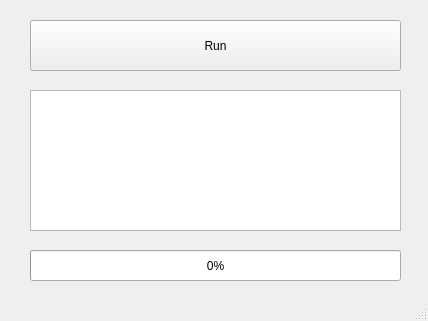
<?xml version="1.0" encoding="UTF-8"?>
<ui version="4.0">
 <class>MainWindow</class>
 <widget class="QMainWindow" name="MainWindow">
  <property name="geometry">
   <rect>
    <x>0</x>
    <y>0</y>
    <width>428</width>
    <height>321</height>
   </rect>
  </property>
  <property name="windowTitle">
   <string>Site info Download</string>
  </property>
  <widget class="QWidget" name="centralwidget">
   <property name="enabled">
    <bool>true</bool>
   </property>
   <widget class="QPushButton" name="pushButton">
    <property name="geometry">
     <rect>
      <x>30</x>
      <y>20</y>
      <width>371</width>
      <height>51</height>
     </rect>
    </property>
    <property name="text">
     <string>Run</string>
    </property>
   </widget>
   <widget class="QProgressBar" name="progressBar">
    <property name="geometry">
     <rect>
      <x>30</x>
      <y>250</y>
      <width>371</width>
      <height>31</height>
     </rect>
    </property>
    <property name="value">
     <number>0</number>
    </property>
   </widget>
   <widget class="QTextBrowser" name="textBrowser">
    <property name="geometry">
     <rect>
      <x>30</x>
      <y>90</y>
      <width>371</width>
      <height>141</height>
     </rect>
    </property>
   </widget>
  </widget>
  <widget class="QStatusBar" name="statusbar"/>
 </widget>
 <resources/>
 <connections/>
</ui>
